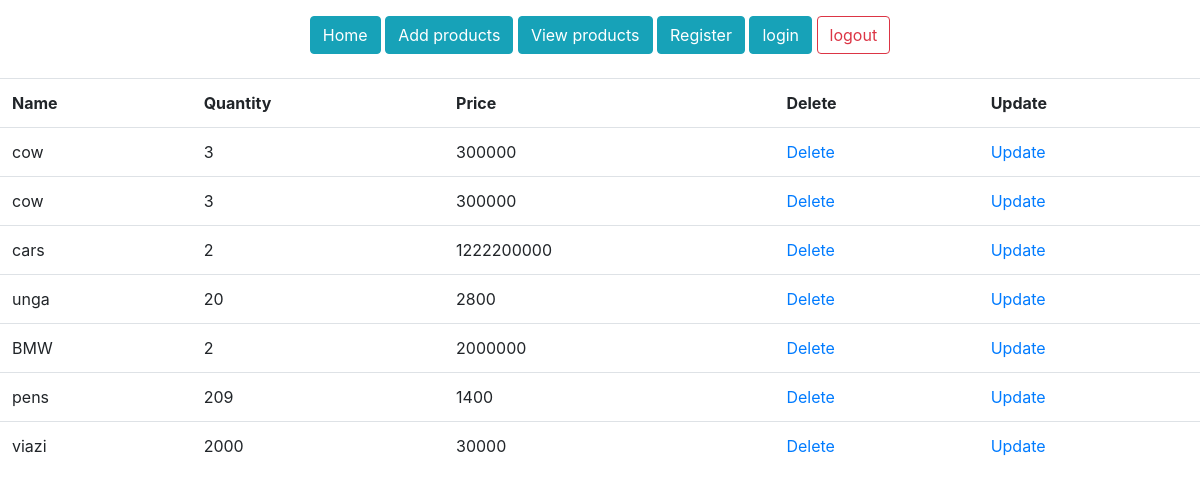
The page /products/ (signed in) on the database as committed earlier.
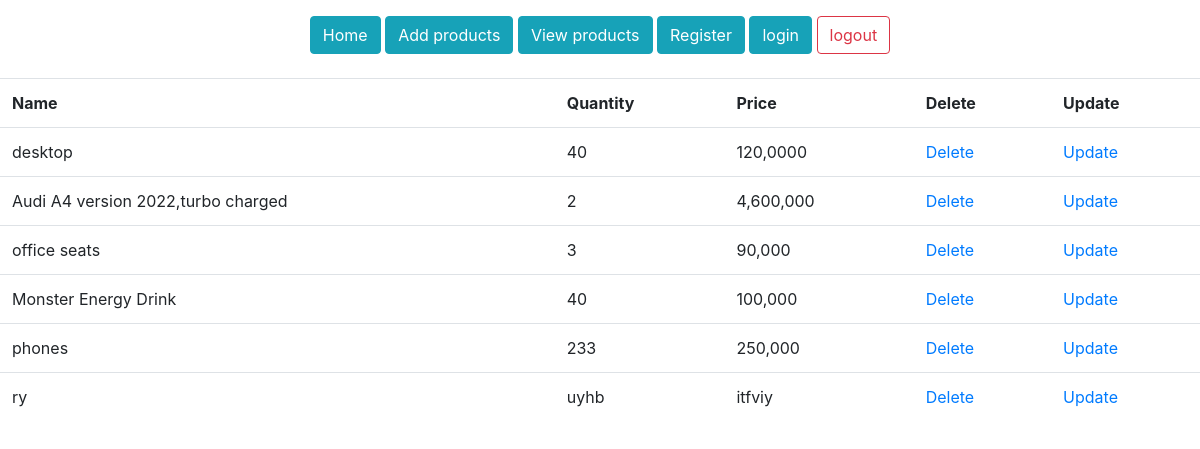
The same page on the database as committed later.
### djangoRegistrationPage/models.py (models this page shows)
class Products(models.Model):
    prod_name = models.CharField(max_length=30, blank=False, null=False)
    prod_quantity = models.CharField(max_length=30, blank=False, null=False)
    prod_price = models.CharField(max_length=30, blank=False, null=False)

### djangoRegistrationPage/views.py (the view)
# urls.py: path('products/', general_views.view_products, name='products'),
@login_required()
def view_products(request):
    products = Products.objects.all()
    return render(request, 'products.html', {'products': products})

### templates/products.html
{% extends 'base.html'%}
{% load static %}
{% block content %}
    <section class="product-section">
        <div class="product-section-container">
            <table class="table">
                <tr>
                    <th>Name</th>
                    <th>Quantity</th>
                    <th>Price</th>
                    <th>Delete</th>
                    <th>Update</th>
                </tr>
                {% for product in products %}
                    <tr>
                        <td>{{ product.prod_name }}</td>
                        <td>{{ product.prod_quantity }}</td>
                        <td>{{ product.prod_price }}</td>
                        <td><a href="/delete-product/{{ product.id }}">Delete</a></td>
                        <td><a href="/update-product/{{ product.id }}">Update</a></td>
                    </tr>
                {% endfor %}
            </table>
        </div>
    </section>
{% endblock %}

### templates/base.html (shortened to what this page needs)
<!DOCTYPE html>
<html lang="en">
<head>
    {% load static %}
    {% load crispy_forms_tags %}
    <link rel="stylesheet" href={% static "bootstrap/css/bootstrap.css" %}>
</head>
<body>
<section class="navigation-section">
    <div class="navigation-section-container d-flex justify-content-center mb-4 m-3">
        <nav class="navigation">
            <a href="{% url 'home' %}"><button class="btn btn-info">Home</button></a>
            <a href="{% url 'add-product' %}"><button class="btn btn-info">Add products</button></a>
            <a href="{% url 'products' %}"><button class="btn btn-info">View products</button></a>
            <a href="{% url 'register' %}"><button class="btn btn-info">Register</button></a>
            <a href="{% url 'login' %}"><button class="btn btn-info">login</button></a>
            <a href="{% url 'logout' %}"><button class="btn btn-outline-danger">logout</button></a>
        </nav>
    </div>
</section>
{% block content %}
{% endblock %}
</body>
</html>

Rows that differ between the two databases and show on the page:
removed Products: prod_name "cow", prod_quantity "3", prod_price "300000"
removed Products: prod_name "cow", prod_quantity "3", prod_price "300000"
removed Products: prod_name "cars", prod_quantity "2", prod_price "1222200000"
removed Products: prod_name "unga", prod_quantity "20", prod_price "2800"
removed Products: prod_name "BMW", prod_quantity "2", prod_price "2000000"
removed Products: prod_name "pens", prod_quantity "209", prod_price "1400"
removed Products: prod_name "viazi", prod_quantity "2000", prod_price "30000"
added Products: prod_name "desktop", prod_quantity "40", prod_price "120,0000"
added Products: prod_name "Audi A4 version 2022,turbo charged", prod_quantity "2", prod_price "4,600,000"
added Products: prod_name "office seats", prod_quantity "3", prod_price "90,000"
added Products: prod_name "Monster Energy Drink", prod_quantity "40", prod_price "100,000"
added Products: prod_name "phones", prod_quantity "233", prod_price "250,000"
added Products: prod_name "ry", prod_quantity "uyhb", prod_price "itfviy"
